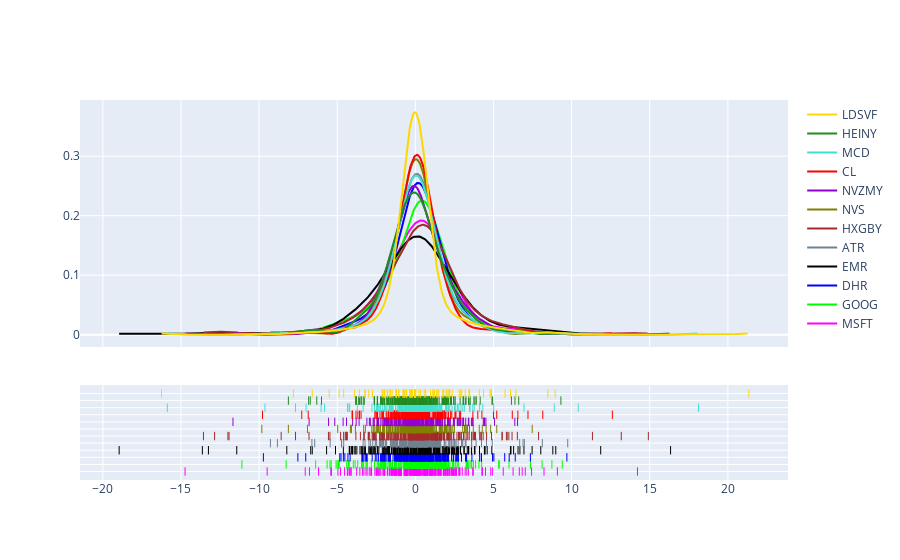

Source (notebook cell):
### Code cell
import plotly.express as px
import plotly.figure_factory as ff
import plotly.graph_objects as go
    
color_list = [color_dict.get(x, _) for x in df_returns.columns]
fig = ff.create_distplot(data, df_returns.columns, colors=color_list,show_hist=False)
#fig.update_layout(legend=dict(orientation="h",yanchor="bottom", y=1.02,xanchor="right",x=1))
fig.show()

### Figure 1 — Plotly figure (JSON) as saved in the notebook; plotly's stock layout.template omitted (floating-point values rounded to 4 significant figures; data arrays with more than 128 entries replaced by an {"elided": "..."} marker saying what was removed)
{"data": [{"legendgroup": "MSFT", "marker": {"color": "magenta"}, "mode": "lines", "name": "MSFT", "showlegend": true, "type": "scatter", "x": {"elided": "500 float values"}, "xaxis": "x", "y": {"elided": "500 float values"}, "yaxis": "y"}, {"legendgroup": "GOOG", "marker": {"color": "lime"}, "mode": "lines", "name": "GOOG", "showlegend": true, "type": "scatter", "x": {"elided": "500 float values"}, "xaxis": "x", "y": {"elided": "500 float values"}, "yaxis": "y"}, {"legendgroup": "DHR", "marker": {"color": "blue"}, "mode": "lines", "name": "DHR", "showlegend": true, "type": "scatter", "x": {"elided": "500 float values"}, "xaxis": "x", "y": {"elided": "500 float values"}, "yaxis": "y"}, {"legendgroup": "EMR", "marker": {"color": "black"}, "mode": "lines", "name": "EMR", "showlegend": true, "type": "scatter", "x": {"elided": "500 float values"}, "xaxis": "x", "y": {"elided": "500 float values"}, "yaxis": "y"}, {"legendgroup": "ATR", "marker": {"color": "slategrey"}, "mode": "lines", "name": "ATR", "showlegend": true, "type": "scatter", "x": {"elided": "500 float values"}, "xaxis": "x", "y": {"elided": "500 float values"}, "yaxis": "y"}, {"legendgroup": "HXGBY", "marker": {"color": "brown"}, "mode": "lines", "name": "HXGBY", "showlegend": true, "type": "scatter", "x": {"elided": "500 float values"}, "xaxis": "x", "y": {"elided": "500 float values"}, "yaxis": "y"}, {"legendgroup": "NVS", "marker": {"color": "olive"}, "mode": "lines", "name": "NVS", "showlegend": true, "type": "scatter", "x": {"elided": "500 float values"}, "xaxis": "x", "y": {"elided": "500 float values"}, "yaxis": "y"}, {"legendgroup": "NVZMY", "marker": {"color": "darkviolet"}, "mode": "lines", "name": "NVZMY", "showlegend": true, "type": "scatter", "x": {"elided": "500 float values"}, "xaxis": "x", "y": {"elided": "500 float values"}, "yaxis": "y"}, {"legendgroup": "CL", "marker": {"color": "red"}, "mode": "lines", "name": "CL", "showlegend": true, "type": "scatter", "x": {"elided": "500 float values"}, "xaxis": "x", "y": {"elided": "500 float values"}, "yaxis": "y"}, {"legendgroup": "MCD", "marker": {"color": "turquoise"}, "mode": "lines", "name": "MCD", "showlegend": true, "type": "scatter", "x": {"elided": "500 float values"}, "xaxis": "x", "y": {"elided": "500 float values"}, "yaxis": "y"}, {"legendgroup": "HEINY", "marker": {"color": "forestgreen"}, "mode": "lines", "name": "HEINY", "showlegend": true, "type": "scatter", "x": {"elided": "500 float values"}, "xaxis": "x", "y": {"elided": "500 float values"}, "yaxis": "y"}, {"legendgroup": "LDSVF", "marker": {"color": "gold"}, "mode": "lines", "name": "LDSVF", "showlegend": true, "type": "scatter", "x": {"elided": "500 float values"}, "xaxis": "x", "y": {"elided": "500 float values"}, "yaxis": "y"}, {"legendgroup": "MSFT", "marker": {"color": "magenta", "symbol": "line-ns-open"}, "mode": "markers", "name": "MSFT", "showlegend": false, "type": "scatter", "x": {"elided": "249 float values"}, "xaxis": "x", "y": {"elided": "249 str values"}, "yaxis": "y2"}, {"legendgroup": "GOOG", "marker": {"color": "lime", "symbol": "line-ns-open"}, "mode": "markers", "name": "GOOG", "showlegend": false, "type": "scatter", "x": {"elided": "249 float values"}, "xaxis": "x", "y": {"elided": "249 str values"}, "yaxis": "y2"}, {"legendgroup": "DHR", "marker": {"color": "blue", "symbol": "line-ns-open"}, "mode": "markers", "name": "DHR", "showlegend": false, "type": "scatter", "x": {"elided": "249 float values"}, "xaxis": "x", "y": {"elided": "249 str values"}, "yaxis": "y2"}, {"legendgroup": "EMR", "marker": {"color": "black", "symbol": "line-ns-open"}, "mode": "markers", "name": "EMR", "showlegend": false, "type": "scatter", "x": {"elided": "249 float values"}, "xaxis": "x", "y": {"elided": "249 str values"}, "yaxis": "y2"}, {"legendgroup": "ATR", "marker": {"color": "slategrey", "symbol": "line-ns-open"}, "mode": "markers", "name": "ATR", "showlegend": false, "type": "scatter", "x": {"elided": "249 float values"}, "xaxis": "x", "y": {"elided": "249 str values"}, "yaxis": "y2"}, {"legendgroup": "HXGBY", "marker": {"color": "brown", "symbol": "line-ns-open"}, "mode": "markers", "name": "HXGBY", "showlegend": false, "type": "scatter", "x": {"elided": "249 float values"}, "xaxis": "x", "y": {"elided": "249 str values"}, "yaxis": "y2"}, {"legendgroup": "NVS", "marker": {"color": "olive", "symbol": "line-ns-open"}, "mode": "markers", "name": "NVS", "showlegend": false, "type": "scatter", "x": {"elided": "249 float values"}, "xaxis": "x", "y": {"elided": "249 str values"}, "yaxis": "y2"}, {"legendgroup": "NVZMY", "marker": {"color": "darkviolet", "symbol": "line-ns-open"}, "mode": "markers", "name": "NVZMY", "showlegend": false, "type": "scatter", "x": {"elided": "249 float values"}, "xaxis": "x", "y": {"elided": "249 str values"}, "yaxis": "y2"}, {"legendgroup": "CL", "marker": {"color": "red", "symbol": "line-ns-open"}, "mode": "markers", "name": "CL", "showlegend": false, "type": "scatter", "x": {"elided": "249 float values"}, "xaxis": "x", "y": {"elided": "249 str values"}, "yaxis": "y2"}, {"legendgroup": "MCD", "marker": {"color": "turquoise", "symbol": "line-ns-open"}, "mode": "markers", "name": "MCD", "showlegend": false, "type": "scatter", "x": {"elided": "249 float values"}, "xaxis": "x", "y": {"elided": "249 str values"}, "yaxis": "y2"}, {"legendgroup": "HEINY", "marker": {"color": "forestgreen", "symbol": "line-ns-open"}, "mode": "markers", "name": "HEINY", "showlegend": false, "type": "scatter", "x": {"elided": "249 float values"}, "xaxis": "x", "y": {"elided": "249 str values"}, "yaxis": "y2"}, {"legendgroup": "LDSVF", "marker": {"color": "gold", "symbol": "line-ns-open"}, "mode": "markers", "name": "LDSVF", "showlegend": false, "type": "scatter", "x": {"elided": "249 float values"}, "xaxis": "x", "y": {"elided": "249 str values"}, "yaxis": "y2"}], "layout": {"barmode": "overlay", "hovermode": "closest", "legend": {"traceorder": "reversed"}, "xaxis": {"anchor": "y2", "domain": [0, 1], "zeroline": false}, "yaxis": {"anchor": "free", "domain": [0.35, 1], "position": 0}, "yaxis2": {"anchor": "x", "domain": [0, 0.25], "dtick": 1, "showticklabels": false}}}
